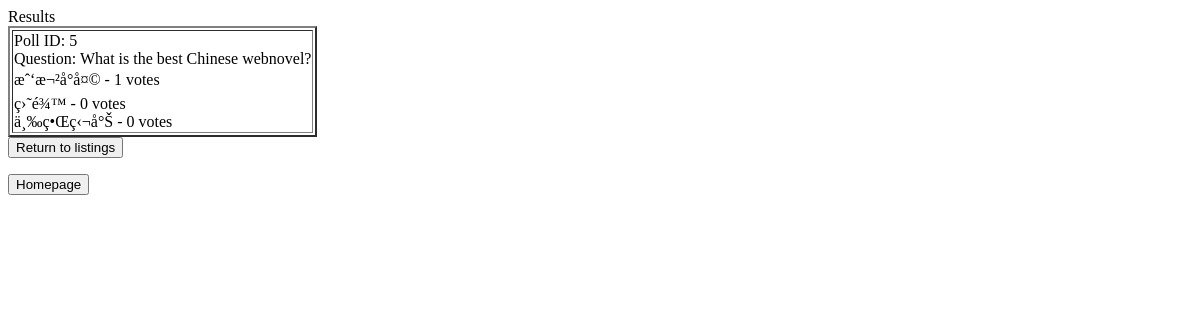
/results.php?id=5, run on an earlier commit of the app's database.
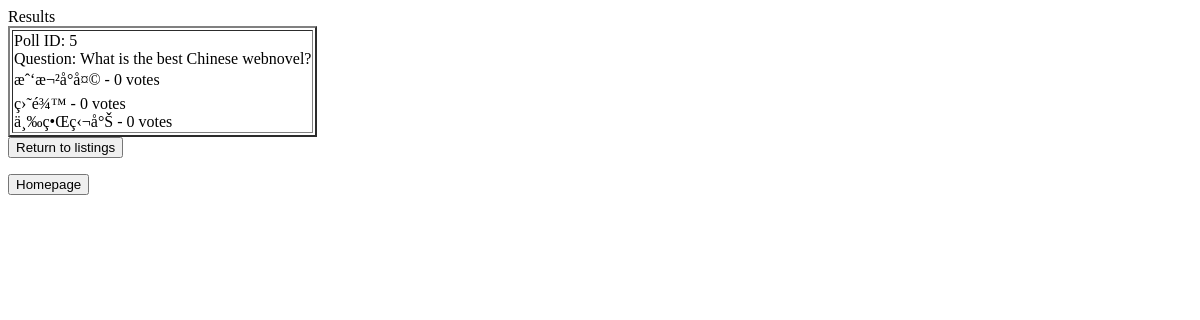
And on a later commit of the database.
### tables this page shows
CREATE TABLE `pollform` (
  `pollid` mediumint(9) NOT NULL,
  `pollq` varchar(255) NOT NULL,
  `ch_one` varchar(100) NOT NULL,
  `ch_two` varchar(100) NOT NULL,
  `ch_three` varchar(100) NOT NULL,
  `ch_one_count` smallint(6) NOT NULL DEFAULT '0',
  `ch_two_count` smallint(6) NOT NULL DEFAULT '0',
  `ch_three_count` smallint(6) NOT NULL DEFAULT '0'
);

### results.php (the view, shortened to what this page needs)
<?php
require_once 'dbconnect.php';
if(isset($_POST['vote-btn'])) {
  $ch_one_count = $_POST['one_count'];
  $ch_two_count = $_POST['two_count'];
  $ch_three_count = $_POST['three_count'];
  $pollid = $_POST['view_pollid'];
  $answer = $_POST['radio'];
  if($answer == "one") {
    ++$ch_one_count;
    $query = "UPDATE pollform SET ch_one_count = '$ch_one_count' WHERE pollid = '$pollid'";
  }
  else if ($answer == "two") {
    ++$ch_two_count;
    $query = "UPDATE pollform SET ch_two_count = '$ch_two_count' WHERE pollid = '$pollid'";
  }
  else if ($answer == "three") {
    ++$ch_three_count;
    $query = "UPDATE pollform SET ch_three_count = '$ch_three_count' WHERE pollid = '$pollid'";
  }
  $result = mysqli_query($link, $query);
  $count = mysqli_affected_rows($link);
  if ($result and $count == 1) {
    echo "Results";
    $query = "SELECT * FROM pollform WHERE pollid = $pollid";
    $result = mysqli_query($link, $query);
    echo "<table>";
    echo "<table border='2'>";
    while($row = mysqli_fetch_array($result)) {
      echo "<tr><td>";
      echo "Poll ID: {$row['pollid']}<br>";
      echo "Question: {$row['pollq']}<br>";
      $pieTitle = $row['pollq'];
      echo "{$row['ch_one']} - {$row['ch_one_count']} votes<br>";
      echo "{$row['ch_two']} - {$row['ch_two_count']} votes<br>";
      echo "{$row['ch_three']} - {$row['ch_three_count']} votes<br>";
      echo "</td></tr>";
      echo "</table>";
      $pieTitle = $row['pollq'];
      $pieOne = $row['ch_one'];
      $pieTwo = $row['ch_two'];
      $pieThree = $row['ch_three'];
      $pieCountOne = $row['ch_one_count'];
      $pieCountTwo = $row['ch_two_count'];
      $pieCountThree = $row['ch_three_count'];
    }
  }
  unset($_POST['vote-btn']);
}
else if (isset($_GET['id'])) {
  $pollid = $_GET['id'];
  $query = "SELECT * FROM pollform WHERE pollid = $pollid";
  $result = mysqli_query($link, $query);
  echo "<table>";
  echo "<table border='2'>";
  while($row = mysqli_fetch_array($result)) {
    echo "<tr><td>";
    echo "Poll ID: {$row['pollid']}<br>";
    echo "Question: {$row['pollq']}<br>";
    echo "{$row['ch_one']} - {$row['ch_one_count']} votes<br>";
    echo "{$row['ch_two']} - {$row['ch_two_count']} votes<br>";
    echo "{$row['ch_three']} - {$row['ch_three_count']} votes<br>";
    echo "</td></tr>";
    echo "</table>";
  }
}
else {
  header("Location: index.php");
  exit;
}
?>
<head>
</head>
<body>
    <form action='view_all.php' method='post'>
    <input type='submit' value='Return to listings' /><br>
    </form>
    <form action='index.php' method='post'>
    <input type='submit' value='Homepage' /><br>
    </form>
</body>

What changed in the data, as far as the page shows it:
changed pollform "What is the best Chinese webnovel?": ch_one_count "1" → "0"
